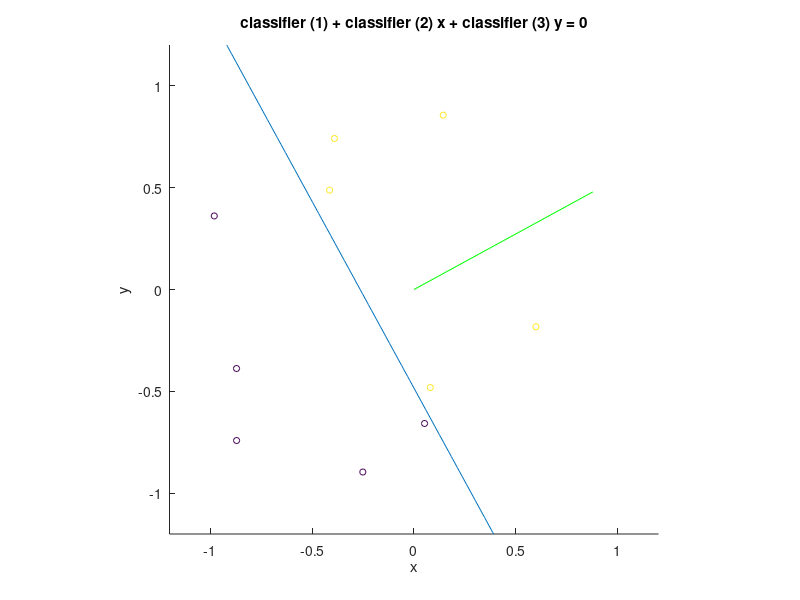

Reproduce this figure in MATLAB.

hold off
% classify = @(point) sign(separator(1)+ separator(2:end)*point);
% classes = classify(points);

function [points, classes, separator] = generate_data
  points = 2*rand(2,10)-1; %100 column vectors
  points_for_line = 2*rand(2) - 1; %two points to define a line as separator
  vector = planerot([0,1]) * (points_for_line(:,2) - points_for_line(:,1)); % orthogonal difference between points
  vector = vector / norm(vector); %normalize
  distance = dot(vector, points_for_line(:,1)); %bias point
  separator = [-distance, vector']; %form of perceptron
  classes = classify(points, separator);  
end

function classes = classify(points, perceptron) %points are column vectors, perceptron is row
  classes = sign(perceptron(1) + perceptron(2:end)*points);
end


function plot_data(points, classes)
  figure(1)
  hold off
  scatter(points(1,:), points(2,:), 20, classes)
  axis([-1.2, 1.2, -1.2, 1.2], "square")
end

function plot_classifier(classifier)
  figure(1)
  hold on
  ezplot(@(x, y) classifier(1) + classifier(2)*x + classifier(3)*y, [-1.2, 1.2, -1.2, 1.2])
  plot([0,classifier(2)], [0,classifier(3)], 'g-')
  scatter([0,classifier(2)], [0,classifier(3)], 20, 0)
  hold off
end

[points, classes, separator] = generate_data;

plot_data(points, classes)

plot_classifier(separator)


